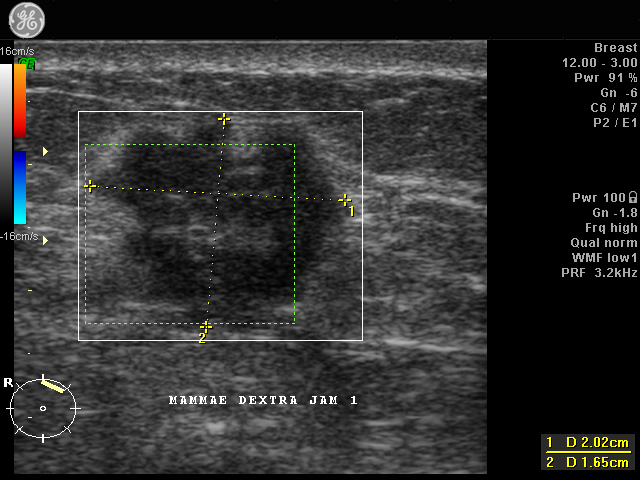
//> input picture 1.bmp, 640 x 480 px
$ ./main 1.bmp   (built with g++ and OpenCV 4)
//> lines starting //> are read from the running program, lines starting //| are printed output that depends on the picture; after the words box and inside, x2 and y2 are one past the last pixel; in counts of white or black regions, pixels touching at a corner belong together
#include <iostream>
#include <opencv2/opencv.hpp>
#include <string>
#include <algorithm>
#include <cmath>
#include <limits>
#include <utility>
/**
 * @brief Struct untuk menampung hasil dari pengecekan konvergensi.
 */
struct ConvergenceResult
{
  bool hasConverged;
  double currentArea;
  double currentLength;
  double errorArea;
  double errorLength;
};

struct DetectionResult
{
  cv::Mat phi;
  cv::Mat g;
  int init;
};

/**
 * @brief Meniru skimage.segmentation.clear_border
 * Menghapus objek yang menyentuh batas gambar.
 */
cv::Mat clearBorder(const cv::Mat &binaryImage)
{
  cv::Mat labeledImage, stats, centroids;
  int nLabels = cv::connectedComponentsWithStats(binaryImage, labeledImage, stats, centroids);

  cv::Mat result = binaryImage.clone();
  int lastRow = binaryImage.rows - 1;
  int lastCol = binaryImage.cols - 1;

  for (int i = 1; i < nLabels; ++i)
  { // Mulai dari 1 untuk lewati background
    int x = stats.at<int>(i, cv::CC_STAT_LEFT);
    int y = stats.at<int>(i, cv::CC_STAT_TOP);
    int w = stats.at<int>(i, cv::CC_STAT_WIDTH);
    int h = stats.at<int>(i, cv::CC_STAT_HEIGHT);

    if (x == 0 || y == 0 || (x + w) == binaryImage.cols || (y + h) == binaryImage.rows)
    {
      // Jika objek menyentuh batas, hapus
      cv::Mat mask = (labeledImage == i);
      result.setTo(0, mask);
    }
  }
  return result;
}

/**
 * @brief Meniru scipy.ndimage.binary_fill_holes
 * Mengisi lubang di dalam objek biner.
 */
cv::Mat fillHoles(const cv::Mat &binaryImage)
{
  // Algoritma: temukan kontur eksternal, buat mask, lalu gambar semua kontur
  cv::Mat filled = cv::Mat::zeros(binaryImage.size(), CV_8U);
  std::vector<std::vector<cv::Point>> contours;
  std::vector<cv::Vec4i> hierarchy;

  cv::findContours(binaryImage, contours, hierarchy, cv::RETR_CCOMP, cv::CHAIN_APPROX_SIMPLE);

  if (contours.empty())
  {
    return filled;
  }

  // Gambar semua level kontur untuk mengisi lubang
  for (int i = 0; i >= 0; i = hierarchy[i][0])
  {
    cv::drawContours(filled, contours, i, cv::Scalar(255), cv::FILLED, 8, hierarchy);
  }
  return filled;
}
/**
 * @brief Fungsi utama untuk deteksi objek.
 * @param phi Matriks level set input.
 * @param imgResult Matriks gambar tempat menggambar hasil (diterima by reference).
 * @param imageShape Ukuran gambar asli untuk membuat mask.
 * @return Struct DetectionResult.
 */
DetectionResult obDetection(const cv::Mat &phi, cv::Mat &imgResult, cv::Size imageShape)
{
  // Python: g = np.where(phi<=0, 1, 0)
  cv::Mat g_float;
  cv::threshold(phi, g_float, 0, 1, cv::THRESH_BINARY_INV);

  // Python: g1 = img_as_ubyte(g)
  cv::Mat g1;
  g_float.convertTo(g1, CV_8U, 255.0);

  // Python: se = estructurant(3) -> Asumsi kernel 3x3
  cv::Mat se = cv::getStructuringElement(cv::MORPH_RECT, cv::Size(3, 3));

  // Python: opening = cv2.morphologyEx(g1, cv2.MORPH_OPEN, se)
  cv::Mat opening;
  cv::morphologyEx(g1, opening, cv::MORPH_OPEN, se);

  // Python: clearObj = segmentation.clear_border(opening)
  cv::Mat clearObj = clearBorder(opening);

  // Python: fillObj = ndimage.binary_fill_holes(clearObj)
  cv::Mat fillObj = fillHoles(clearObj);

  // Python: labelObj = measure.label(fillObj), propObj = measure.regionprops(labelObj)
  cv::Mat labels, stats, centroids;
  int nLabels = cv::connectedComponentsWithStats(fillObj, labels, stats, centroids);

  cv::Mat maskBW = cv::Mat::zeros(imageShape, CV_8U);
  std::vector<double> minorAxisLengths;
  std::vector<cv::RotatedRect> ellipses;

  // Loop pertama: Hitung minor axis length untuk semua objek
  for (int i = 1; i < nLabels; ++i)
  {
    cv::Mat mask = (labels == i);
    std::vector<std::vector<cv::Point>> contours;
    cv::findContours(mask, contours, cv::RETR_EXTERNAL, cv::CHAIN_APPROX_SIMPLE);
    if (contours.empty() || contours[0].size() < 5)
    {
      ellipses.push_back(cv::RotatedRect()); // elips kosong
      minorAxisLengths.push_back(0);
      continue;
    }
    cv::RotatedRect ellipse = cv::fitEllipse(contours[0]);
    ellipses.push_back(ellipse);
    minorAxisLengths.push_back(std::min(ellipse.size.width, ellipse.size.height));
  }

  // Cari panjang minor axis maksimum
  double max_minor_axis = 0;
  if (!minorAxisLengths.empty())
  {
    max_minor_axis = *std::max_element(minorAxisLengths.begin(), minorAxisLengths.end());
  }

  // Loop kedua: Filter objek dan gambar hasilnya
  if (max_minor_axis > 0)
  {
    for (int i = 1; i < nLabels; ++i)
    {
      if ((minorAxisLengths[i - 1] / max_minor_axis) >= 0.7)
      {
        int minc = stats.at<int>(i, cv::CC_STAT_LEFT);
        int minr = stats.at<int>(i, cv::CC_STAT_TOP);
        int w = stats.at<int>(i, cv::CC_STAT_WIDTH);
        int h = stats.at<int>(i, cv::CC_STAT_HEIGHT);
        int maxc = minc + w;
        int maxr = minr + h;
        int area = stats.at<int>(i, cv::CC_STAT_AREA);

        cv::rectangle(maskBW, cv::Point(minc, minr), cv::Point(maxc, maxr), cv::Scalar(255), -1);
        cv::rectangle(imgResult, cv::Point(minc - 20, minr - 20), cv::Point(maxc + 20, maxr + 20), cv::Scalar(0, 255, 0), 2);
        cv::putText(imgResult, "Area: " + std::to_string(area), cv::Point(minc, minr - 30), cv::FONT_HERSHEY_COMPLEX, 0.5, cv::Scalar(0, 255, 0), 1);
      }
    }
  }

  // Python: phi = -2*maskBW+1
  // PENTING: maskBW (0-255) harus dinormalisasi ke 0-1 dulu
  cv::Mat mask_float;
  maskBW.convertTo(mask_float, CV_64F, 1.0 / 255.0);
  cv::Mat new_phi = -2.0 * mask_float + 1.0;

  // Kembalikan hasilnya
  DetectionResult result;
  result.phi = new_phi;
  result.g = fillObj; // Python: g = fillObj
  result.init = 0;
  return result;
}
cv::Mat dirac(const cv::Mat &phi)
{
  CV_Assert(phi.depth() == CV_64F || phi.depth() == CV_32F);

  // a = 1 + phi**2
  cv::Mat phi_sq;
  cv::multiply(phi, phi, phi_sq); // phi^2
  cv::Mat a = 1.0 + phi_sq;

  // Dir = (1/pi) / a
  cv::Mat Dir;
  cv::divide((1.0 / CV_PI), a, Dir);

  return Dir;
}

ConvergenceResult convergence(const cv::Mat &phi, int iteration, const cv::Mat &absR,
                              double teta = 0.1, int maxs = 50,
                              double preArea = 0.0, double preLength = 0.0)
{

  cv::Mat phip;
  cv::threshold(phi, phip, 0, 1, cv::THRESH_BINARY_INV);

  double Area = cv::sum(phip)[0];

  double ErrorArea = std::abs(Area - preArea);

  cv::Mat dPhi = dirac(phi);

  cv::Mat product;
  cv::multiply(absR, dPhi, product);
  double Length = cv::sum(product)[0];

  double ErrorLength = std::abs(Length - preLength);

  bool hasConverged = ((ErrorArea <= teta) && (ErrorLength <= teta)) || (iteration >= maxs);

  ConvergenceResult result;
  result.hasConverged = hasConverged;
  result.currentArea = Area;
  result.currentLength = Length;
  result.errorArea = ErrorArea;
  result.errorLength = ErrorLength;

  return result;
}

cv::Mat heaviside(const cv::Mat &phi)
{
  CV_Assert(phi.depth() == CV_32F || phi.depth() == CV_64F);

  cv::Mat H = cv::Mat(phi.size(), phi.type());
  if (phi.depth() == CV_64F)
  {
    phi.forEach<double>([&](double &p, const int *position) -> void
                        { H.at<double>(position[0], position[1]) = (1.0 / CV_PI) * std::atan(p) + 0.5; });
  }
  else
  {
    phi.forEach<float>([&](float &p, const int *position) -> void
                       { H.at<float>(position[0], position[1]) = (1.0f / CV_PI) * std::atan(p) + 0.5f; });
  }

  return H;
}

std::pair<double, double> fittingAverage(const cv::Mat &img, const cv::Mat &phi)
{
  CV_Assert(img.depth() == CV_32F || img.depth() == CV_64F);
  CV_Assert(phi.depth() == CV_32F || phi.depth() == CV_64F);

  cv::Mat Hphi = heaviside(phi);

  cv::Mat cHphi = 1.0 - Hphi;
  cv::Mat img_double;
  img.convertTo(img_double, Hphi.type());
  double ca = cv::sum(img_double.mul(Hphi))[0];
  double cb = cv::sum(img_double.mul(cHphi))[0];
  double sumH = cv::sum(Hphi)[0];
  double sumCH = cv::sum(cHphi)[0];
  double c1 = 0.0, c2 = 0.0;
  if (sumH > 0)
  {
    c1 = ca / sumH;
  }
  if (sumCH > 0)
  {
    c2 = cb / sumCH;
  }
  return std::make_pair(c1, c2);
}

std::pair<cv::Mat, cv::Mat> curvature(const cv::Mat &phi)
{
  CV_Assert(phi.depth() == CV_32F || phi.depth() == CV_64F);
  int ddepth = phi.depth();
  cv::Mat nx, ny;
  cv::Sobel(phi, nx, ddepth, 1, 0, 3);
  cv::Sobel(phi, ny, ddepth, 0, 1, 3);
  cv::Mat absR;
  cv::magnitude(nx, ny, absR);
  cv::Mat zero_mask = (absR == 0);
  double epsilon = (ddepth == CV_64F) ? std::numeric_limits<double>::epsilon() : std::numeric_limits<double>::epsilon();
  absR.setTo(epsilon, zero_mask);
  cv::Mat norm_nx, norm_ny;
  cv::divide(nx, absR, norm_nx);
  cv::divide(ny, absR, norm_ny);
  cv::Mat nxx1;
  cv::Sobel(norm_nx, nxx1, ddepth, 1, 0, 3);
  cv::Mat nyy1;
  cv::Sobel(norm_ny, nyy1, ddepth, 0, 1, 3);
  cv::Mat Kappa = nxx1 + nyy1;

  return std::make_pair(Kappa, absR);
}

void neumann(cv::Mat &phi)
{
  if (phi.rows < 5 || phi.cols < 5)
  {
    std::cerr << "Error: Matriks terlalu kecil untuk operasi Neumann." << std::endl;
    return;
  }

  int rows = phi.rows;
  int cols = phi.cols;
  phi.at<double>(0, 0) = phi.at<double>(2, 2);
  phi.at<double>(0, cols - 1) = phi.at<double>(2, cols - 4);
  phi.at<double>(rows - 1, 0) = phi.at<double>(rows - 4, 2);
  phi.at<double>(rows - 1, rows - 1) = phi.at<double>(rows - 4, cols - 4);
  phi(cv::Rect(1, 2, cols - 2, 1)).copyTo(phi(cv::Rect(1, 0, cols - 2, 1)));
  phi(cv::Rect(1, rows - 4, cols - 2, 1)).copyTo(phi(cv::Rect(1, rows - 1, cols - 2, 1)));
  phi(cv::Rect(2, 1, 1, rows - 2)).copyTo(phi(cv::Rect(1, 1, 1, rows - 2)));
  phi(cv::Rect(cols - 4, 1, 1, rows - 2)).copyTo(phi(cv::Rect(cols - 1, 1, 1, rows - 2)));
}

cv::Mat matlab_style_gauss2D(cv::Size shape = cv::Size(3, 3), double sigma = 0.5)
{
//> called with shape = Size(3, 3), sigma = 1
  double centerX = (shape.width - 1.0) / 2.0;
  double centerY = (shape.height - 1.0) / 2.0;
  cv::Mat kernel(shape, CV_64F);
  for (int y = 0; y < shape.height; ++y)
  {
    for (int x = 0; x < shape.width; ++x)
    {
      double dist_x = static_cast<double>(x) - centerX;
      double dist_y = static_cast<double>(y) - centerY;
      kernel.at<double>(y, x) = std::exp(-(dist_x * dist_x + dist_y * dist_y) / (2.0 * sigma * sigma));
    }
  }

  double maxVal;
  cv::minMaxLoc(kernel, nullptr, &maxVal);
  double threshold = std::numeric_limits<double>::epsilon() * maxVal;
  cv::threshold(kernel, kernel, threshold, 0, cv::THRESH_TOZERO);

  double sum = cv::sum(kernel)[0];
  if (sum != 0)
  {
    kernel /= sum;
  }

  return kernel;
}

cv::Mat initLS(const cv::Mat &image)
{
  int height = image.rows;
  int width = image.cols;

  double centerX = std::floor(static_cast<double>(width) / 2.0);
  double centerY = std::floor(static_cast<double>(height) / 2.0);
  double radius = std::floor(std::min(0.2 * width, 0.2 * height));
  cv::Mat phi0 = cv::Mat(height, width, CV_64F);

  for (int y = 0; y < height; ++y)
  {
    for (int x = 0; x < width; ++x)
    {
      double dist = std::sqrt(std::pow(x - centerX, 2) + std::pow(y - centerY, 2));
      double val = dist - radius;
      double sign = (val > 0.0) - (val < 0.0);
      phi0.at<double>(y, x) = sign * 2.0;
    }
  }
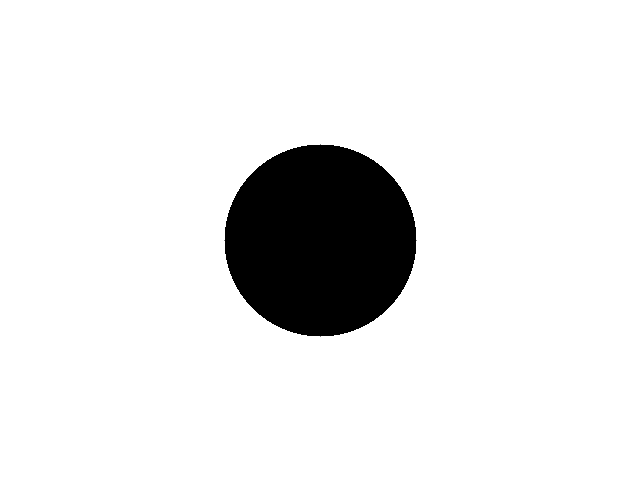
//> phi0: 480 rows x 640 cols, CV_64FC1; min -2, max 2, mean 1.62; drawn with min black and max white

  return phi0;
}

// [40 lines left out: function type2str, not called in this run]

int main(int argc, char *argv[])
{
  using namespace cv;

  int maxs = 150;
  int dt = 10;
  int teta = 1;
  cv::Mat seMorf = cv::getStructuringElement(cv::MORPH_ELLIPSE, cv::Size(3, 3));
  cv::Mat kernel = matlab_style_gauss2D(cv::Size(3, 3), 1);

  if (argc != 2)
  {
    std::cout << "Error: Path gambar tidak diberikan." << std::endl;
    std::cout << "Cara pakai: " << argv[0] << " <path_ke_gambar>" << std::endl;
    return -1;
  }

  std::string image_path = argv[1];

  Mat img = imread(image_path, IMREAD_GRAYSCALE);
  if (img.empty())
  {
    std::cout << "Error: Tidak dapat membuka atau menemukan gambar!" << std::endl;
    return -1;
  }

  Mat img_calculate;
  img.convertTo(img_calculate, CV_64F, 1.0);
  Mat img_calculate_ori = img_calculate.clone();
  img_calculate = initLS(img_calculate);
  int height = img.rows;
  int width = img.cols;
  int channel = img.channels();
  cv::Mat gShrink;
  cv::Mat g = cv::Mat::zeros(height, width, CV_64F);
  cv::Mat error = cv::Mat::zeros(2, 1, CV_64F);
  cv::Mat Beta = cv::Mat::zeros(1, 1, CV_64F);
  double preLength = 0.0;
  double preArea = 0.0;
  double beta = 0.0;
  int i = 1;

  std::cout << "Dimensi Gambar:" << std::endl;
  std::cout << "Tinggi (Height): " << height << " piksel" << std::endl;
//| Tinggi (Height): 480 piksel
  std::cout << "Lebar (Width):   " << width << " piksel" << std::endl;
//| Lebar (Width):   640 piksel
  std::cout << "Jumlah Kanal:    " << channel << std::endl;
//| Jumlah Kanal:    1
  namedWindow("Jendela Gambar", WINDOW_AUTOSIZE);
  imshow("Gambar Input", img);
  waitKey(1);
  while (i > 0)
  {
    neumann(img_calculate);
    std::pair<cv::Mat, cv::Mat> result_curvature = curvature(img_calculate);
    cv::Mat div = result_curvature.first;
    cv::Mat absR = result_curvature.second;
    std::pair<double, double> averages = fittingAverage(img_calculate_ori, img_calculate);
    double c1 = averages.first;
    double c2 = averages.second;
    double avg_intensity = (c1 + c2) / 2.0;
    cv::Mat term1 = div.mul(absR);
    cv::Mat term2 = (1.0 - std::abs(beta)) * (img_calculate_ori - avg_intensity);
    cv::Mat term3 = beta * g.mul(absR);
    cv::Mat AACMR = term1 + term2 + term3;
    img_calculate = img_calculate + static_cast<double>(dt) * AACMR;
    cv::Mat signed_mat = cv::Mat::zeros(img_calculate.size(), img_calculate.type());
    img_calculate.forEach<double>([&](double &pixel, const int *position) -> void
                                  { signed_mat.at<double>(position[0], position[1]) = (pixel > 0) - (pixel < 0); });
    cv::Mat convolved_mat;
    cv::filter2D(signed_mat, convolved_mat, -1, kernel);
    cv::threshold(convolved_mat, img_calculate, 0, 1, cv::THRESH_BINARY);
    cv::morphologyEx(img_calculate, img_calculate, cv::MORPH_OPEN, seMorf);
    cv::morphologyEx(img_calculate, img_calculate, cv::MORPH_CLOSE, seMorf);
    cv::Mat pos_mask = (img_calculate > 0);
    cv::Mat nonpos_mask = (img_calculate <= 0);
    img_calculate.setTo(1.0, pos_mask);
    img_calculate.setTo(-1.0, nonpos_mask);
    std::cout << "Iterasi ke-" << i << std::endl;
    ConvergenceResult result = convergence(img_calculate, i, absR, teta, 500, preArea, preLength);
    preArea = result.currentArea;
    preLength = result.currentLength;
    if (result.hasConverged)
    {
      if(beta!=0){
        break;
      }
    }
    if (beta == 0)
    {
      DetectionResult detection_result = obDetection(img_calculate, img_calculate, img.size());
      cv::Mat phiShrink = detection_result.phi;
      cv::Mat gShrink = detection_result.g;
      gShrink.convertTo(gShrink, CV_64F, 1.0 / 255.0);
      g = 1.0 - gShrink;
      img_calculate = phiShrink;
      beta=1;
      std::cout << "Terdeteksi!"<< std::endl;
    }else{
      imshow("Proses Shrink", img_calculate);
      waitKey(1);
    }
    i +=1;
  }
//> this loop made 500 passes
//> (ca in fittingAverage, cb in fittingAverage, sumH in fittingAverage, sumCH in fittingAverage, c1 in fittingAverage, c2 in fittingAverage, c1, c2) on passes 2 to 4: (9719192.5, 5073475.5, 203075.5, 104124.5, 47.86, 48.73, 47.86, 48.73), (9719577, 5073091, 203081.5, 104118.5, 47.86, 48.72, 47.86, 48.72), (9720505, 5072163, 203095.5, 104104.5, 47.86, 48.72, 47.86, 48.72)
//> pass 1, in curvature, `cv::Sobel(phi, nx, ddepth, 1, 0, 3);`:
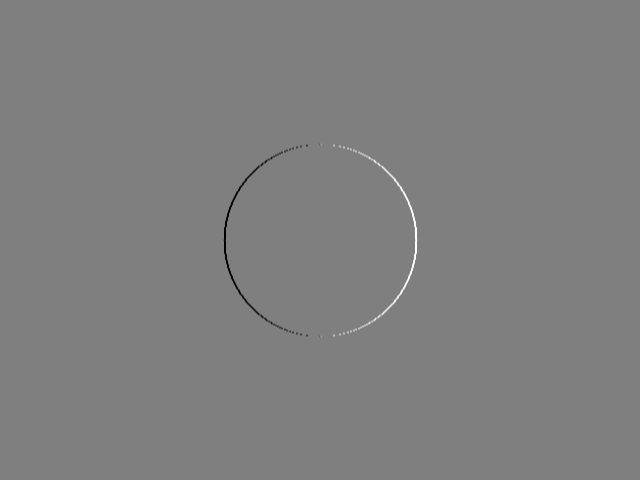
//> nx: 480 rows x 640 cols, CV_64FC1; min -16, max 16, mean 0; drawn with min black and max white
//> pass 1, in curvature, `cv::magnitude(nx, ny, absR);`:
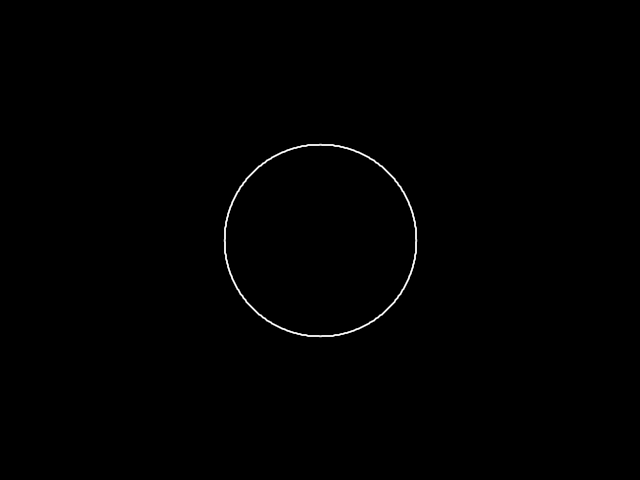
//> absR: 480 rows x 640 cols, CV_64FC1; min 0, max 17.89, mean 0.064; drawn with min black and max white
//> pass 1, in curvature, `cv::Mat zero_mask = (absR == 0);`:
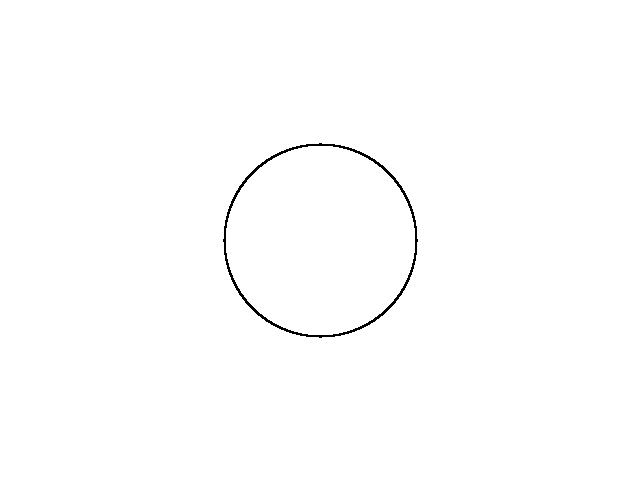
//> zero_mask: 480 rows x 640 cols, CV_8UC1; 99.5% white; black in thin lines or dots, all inside (x1, y1, x2, y2) = (223, 143, 418, 338)
//> after the loop:
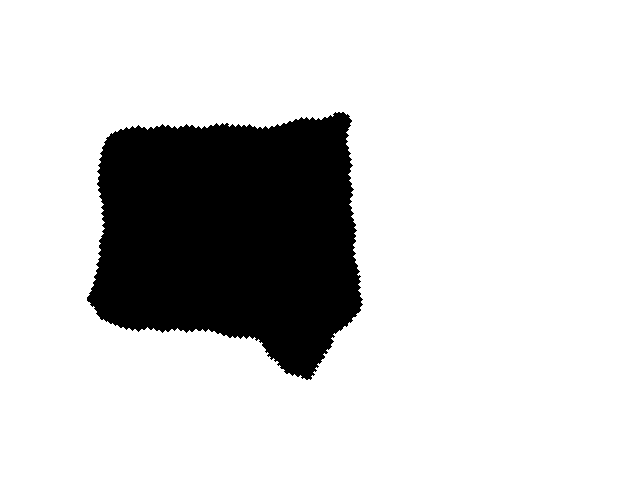
//> img_calculate: 480 rows x 640 cols, CV_64FC1; values -1 (black) and 1 (white), 82.1% white; 1 black region, box (x1, y1, x2, y2) and area: (87, 112, 363, 380) 54994
//> after the loop:
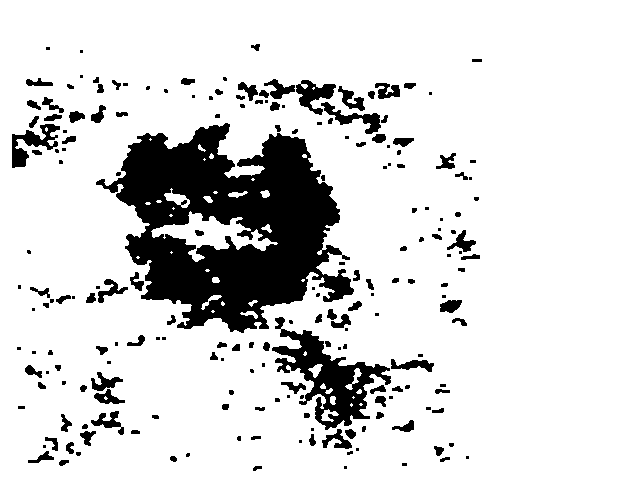
//> g: 480 rows x 640 cols, CV_64FC1; values 0 (black) and 1 (white), 85% white; 200 black regions (81 under 20 px), largest, box (x1, y1, x2, y2) and area: (96, 123, 354, 333) 29393, (272, 317, 391, 430) 4511, (12, 124, 60, 168) 852

  // Only for Test
  // neumann(img_calculate);
  // std::pair<cv::Mat, cv::Mat> result_curvature = curvature(img_calculate);
  // cv::Mat kappa = result_curvature.first;
  // cv::Mat absR = result_curvature.second;
  // std::pair<double, double> averages = fittingAverage(img_calculate_ori, img_calculate);
  // double c1 = averages.first;
  // double c2 = averages.second;
  // double avg_intensity = (c1 + c2) / 2.0;
  // cv::Mat term1 = kappa.mul(absR);
  // cv::Mat term2 = (1.0 - std::abs(beta)) * (img_calculate_ori - avg_intensity);
  // cv::Mat term3 = beta * g.mul(absR);
  // cv::Mat AACMR = term1 + term2 + term3;
  // img_calculate = img_calculate + static_cast<double>(dt) * AACMR;
  // cv::Mat signed_mat = cv::Mat::zeros(img_calculate.size(), img_calculate.type());
  // img_calculate.forEach<double>([&](double &pixel, const int *position) -> void
  //                               { signed_mat.at<double>(position[0], position[1]) = (pixel > 0) - (pixel < 0); });
  // cv::Mat convolved_mat;
  // cv::filter2D(signed_mat, convolved_mat, -1, kernel);
  // cv::threshold(convolved_mat, img_calculate, 0, 1, cv::THRESH_BINARY);
  // namedWindow("Nueman", WINDOW_AUTOSIZE);
  // imshow("Nueman", img_calculate);
  // std::cout << "\n## Matriks Neumann:\n"
  //           << img_calculate.at<double>(100, 100) << std::endl;
  // namedWindow("kappa", WINDOW_AUTOSIZE);
  // imshow("kappa", kappa);
  // std::cout << "\n## Matriks kappa:\n"
  //           << kappa.at<double>(100, 100) << std::endl;
  // namedWindow("absR", WINDOW_AUTOSIZE);
  // imshow("absR", absR);
  // std::cout << "\n## Matriks absR:\n"
  //           << absR.at<double>(100, 100) << std::endl;
  // std::cout << "Rata-rata intensitas dalam (c1): " << averages.first << std::endl;
  // std::cout << "Rata-rata intensitas luar (c2): " << averages.second << std::endl;
  imshow("Jendela Gambar", img_calculate);
  waitKey(0);
  destroyAllWindows();

  return 0;
}
